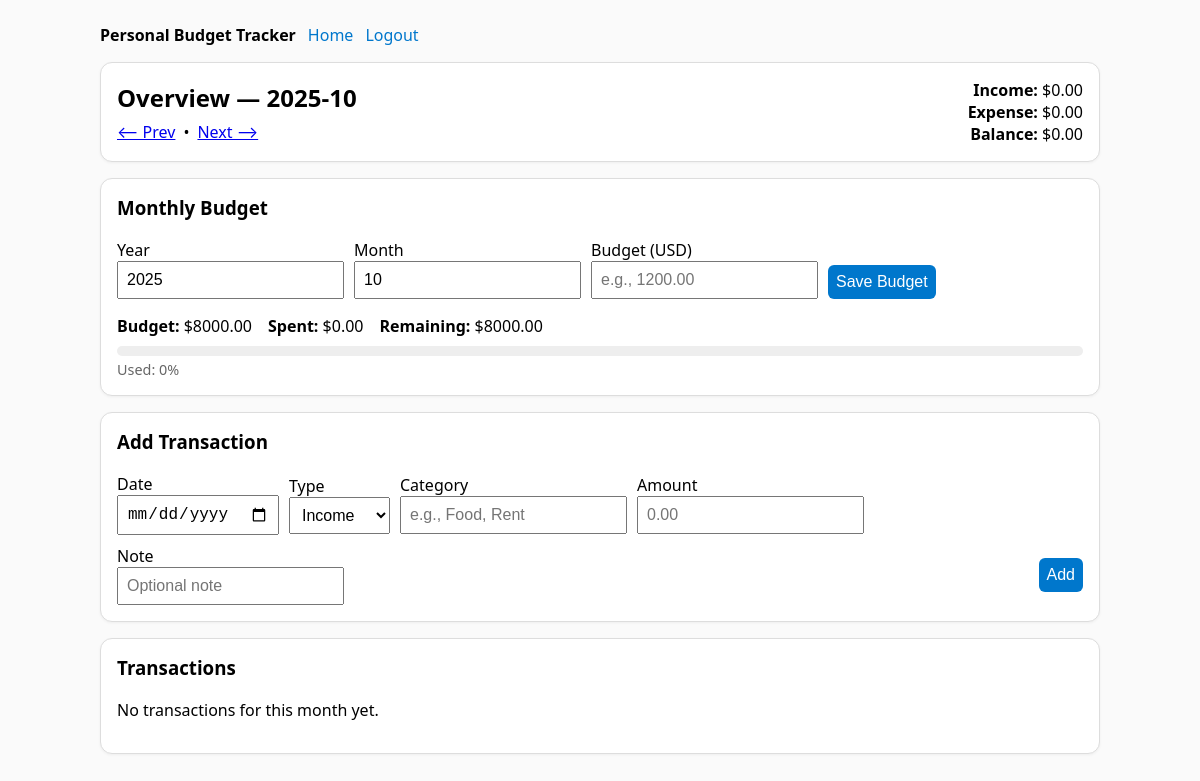
The page /?year=2025&month=10 (signed in) on the database as committed earlier.
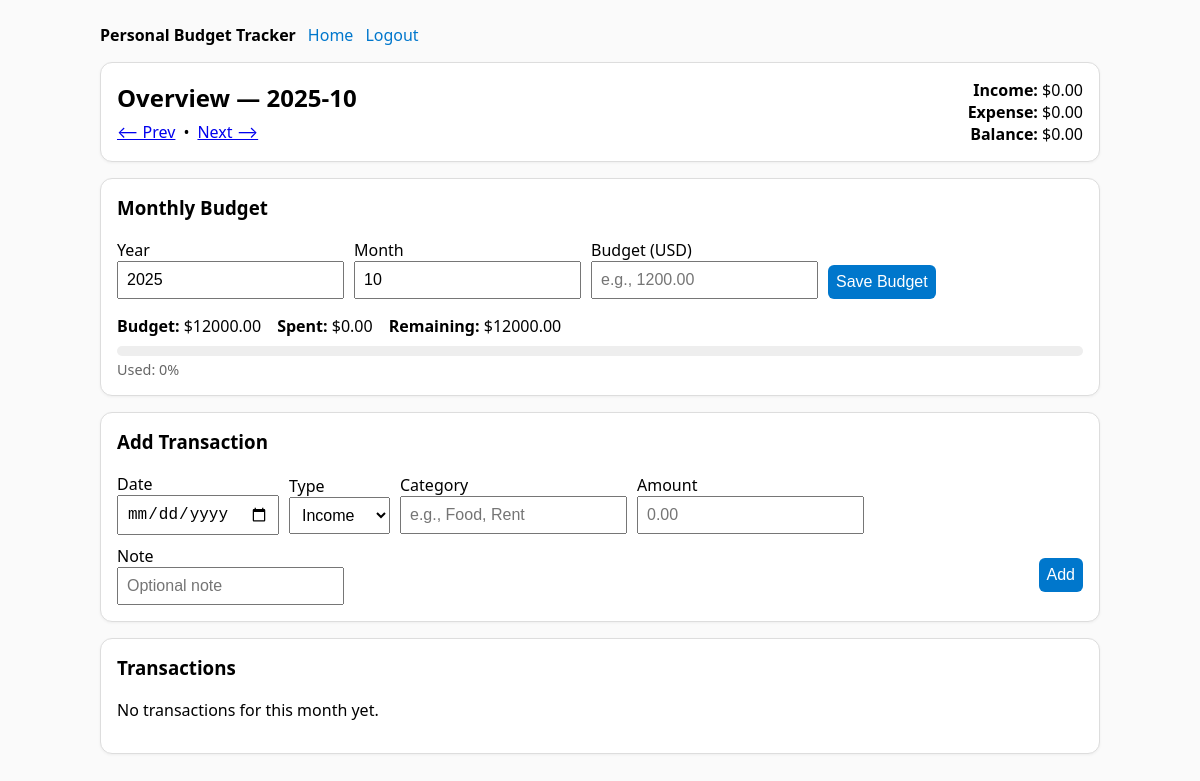
The same page on the database as committed later.
### tables this page shows
CREATE TABLE budgets (
            user_id INTEGER NOT NULL,
            year INTEGER NOT NULL,
            month INTEGER NOT NULL,
            amount REAL NOT NULL CHECK(amount >= 0),
            PRIMARY KEY (user_id, year, month),
            FOREIGN KEY(user_id) REFERENCES users(id) ON DELETE CASCADE
        );

### app.py (the view)
@app.route("/")
@login_required
def index():
    try:
        y = int(request.args.get("year", date.today().year))
        m = int(request.args.get("month", date.today().month))
    except ValueError:
        y, m = date.today().year, date.today().month
    date_from, date_to = month_bounds(y, m)
    conn = get_db()
    sums = conn.execute(
        """
        SELECT
          COALESCE(SUM(CASE WHEN kind='income' THEN amount END), 0) AS income,
          COALESCE(SUM(CASE WHEN kind='expense' THEN amount END), 0) AS expense
        FROM transactions
        WHERE user_id = ? AND tx_date BETWEEN ? AND ?
        """,
        (current_user.id, date_from, date_to),
    ).fetchone()
    income = float(sums["income"])
    expense = float(sums["expense"])
    balance = income - expense
    txs = conn.execute(
        """
        SELECT id, tx_date, kind, category, amount, note
        FROM transactions
        WHERE user_id = ? AND tx_date BETWEEN ? AND ?
        ORDER BY tx_date DESC, id DESC
        """,
        (current_user.id, date_from, date_to),
    ).fetchall()
    b = conn.execute(
        "SELECT amount FROM budgets WHERE user_id = ? AND year = ? AND month = ?",
        (current_user.id, y, m),
    ).fetchone()
    budget = float(b["amount"]) if b else 0.0
    remaining = budget - expense if budget > 0 else None
    progress_pct = int(min(100, (expense / budget) * 100)) if budget > 0 else None
    conn.close()
    def prev_month(y, m): return (y - 1, 12) if m == 1 else (y, m - 1)
    def next_month(y, m): return (y + 1, 1) if m == 12 else (y, m + 1)
    py, pm = prev_month(y, m)
    ny, nm = next_month(y, m)
    return render_template(
        "index.html",
        app_name=APP_NAME,
        year=y, month=m,
        prev_year=py, prev_month=pm,
        next_year=ny, next_month=nm,
        income=income, expense=expense, balance=balance,
        budget=budget, remaining=remaining, progress_pct=progress_pct,
        txs=txs
    )

### app.py (called while the page is built)
def get_db():
    conn = sqlite3.connect(DB_PATH)
    conn.row_factory = sqlite3.Row
    conn.execute("PRAGMA foreign_keys = ON;")
    return conn

def month_bounds(year: int, month: int):
    last = monthrange(year, month)[1]
    return date(year, month, 1).isoformat(), date(year, month, last).isoformat()

def get_user_by_id(uid: int):
    conn = get_db()
    row = conn.execute("SELECT id, email FROM users WHERE id = ?", (uid,)).fetchone()
    conn.close()
    return User(row) if row else None

@login_manager.user_loader
def load_user(user_id: str):
    try:
        return get_user_by_id(int(user_id))
    except Exception:
        return None

### templates/index.html (shortened to what this page needs)
{% extends "base.html" %}
{% block content %}
<div class="card">
  <div class="row" style="justify-content:space-between">
    <div>
      <h2 style="margin:0">Overview — {{ year }}-{{ "%02d"|format(month) }}</h2>
      <div style="margin-top:.4rem; display:flex; gap:.5rem;">
        <a href="{{ url_for('index', year=prev_year, month=prev_month) }}">⟵ Prev</a>
        <span>•</span>
        <a href="{{ url_for('index', year=next_year, month=next_month) }}">Next ⟶</a>
      </div>
    </div>
    <div style="text-align:right">
      <div><strong>Income:</strong> ${{ '%.2f' % income }}</div>
      <div><strong>Expense:</strong> ${{ '%.2f' % expense }}</div>
      <div><strong>Balance:</strong> ${{ '%.2f' % balance }}</div>
    </div>
  </div>
</div>
<div class="card">
  <h3 style="margin-top:0">Monthly Budget</h3>
  <form method="post" action="{{ url_for('set_budget') }}" class="row" style="gap:10px; align-items:flex-end">
    <div>
      <label>Year</label><br>
      <input name="year" value="{{ year }}" readonly>
    </div>
    <div>
      <label>Month</label><br>
      <input name="month" value="{{ month }}" readonly>
    </div>
    <div>
      <label>Budget (USD)</label><br>
      <input name="budget_amount" type="number" step="0.01" min="0" placeholder="e.g., 1200.00">
    </div>
    <div>
      <button type="submit">Save Budget</button>
    </div>
  </form>
  <div style="margin-top:1rem; display:flex; gap:1rem; flex-wrap:wrap">
    <div><strong>Budget:</strong> ${{ '%.2f' % budget }}</div>
    <div><strong>Spent:</strong> ${{ '%.2f' % expense }}</div>
    <div>
      <strong>Remaining:</strong>
      {% if remaining is not none %}
        ${{ '%.2f' % remaining }}
      {% else %}
        —
      {% endif %}
    </div>
  </div>
  <div class="progress" style="margin-top:.6rem">
  </div>
  <div style="font-size:.9rem; color:#666; margin-top:.25rem">
    Used: {{ progress_pct if progress_pct is not none else 0 }}%
  </div>
</div>
<div class="card">
  <h3 style="margin-top:0">Add Transaction</h3>
  <form method="post" action="{{ url_for('add') }}" class="row" style="gap:10px">
    <div>
      <label>Date</label><br>
      <input type="date" name="tx_date" value="">
    </div>
    <div>
      <label>Type</label><br>
      <select name="kind" required>
        <option value="income">Income</option>
      </select>
    </div>
    <div>
      <label>Category</label><br>
      <input type="text" name="category" placeholder="e.g., Food, Rent" required>
    </div>
    <div>
      <label>Amount</label><br>
      <input type="number" step="0.01" min="0" name="amount" placeholder="0.00" required>
    </div>
    <div style="flex:1 1 200px">
      <label>Note</label><br>
      <input type="text" name="note" placeholder="Optional note">
    </div>
    <div>
      <button type="submit">Add</button>
    </div>
  </form>
</div>
<div class="card">
  <h3 style="margin-top:0">Transactions</h3>
  {% if txs %}
  <table>
    <thead>
      <tr>
        <th>Date</th>
        <th>Type</th>
        <th>Category</th>
        <th>Amount</th>
        <th>Note</th>
        <th style="width:140px">Actions</th>
      </tr>
    </thead>
    <tbody>
      {% for t in txs %}
      <tr>
        <td>{{ t.tx_date }}</td>
        <td>{{ t.kind }}</td>
        <td>{{ t.category }}</td>
        <td>${{ '%.2f' % t.amount }}</td>
        <td>{{ t.note or '' }}</td>
        <td>
          <a href="{{ url_for('edit', tx_id=t.id) }}">Edit</a>
          <form method="post" action="{{ url_for('delete', tx_id=t.id) }}" style="display:inline" onsubmit="return confirm('Delete this transaction?')">
            <button type="submit" style="background:#e45757">Delete</button>
          </form>
        </td>
      </tr>
      {% endfor %}
    </tbody>
  </table>
  {% else %}
    <p>No transactions for this month yet.</p>
  {% endif %}
</div>
{% endblock %}

### templates/base.html (shortened to what this page needs)
<!doctype html>
<html lang="en">
  <head>
  </head>
  <body>
    <div class="container">
      <div class="nav">
        <strong>{{ app_name }}</strong>
        {% if current_user.is_authenticated %}
          <a href="{{ url_for('index') }}">Home</a>
          <a href="{{ url_for('logout') }}">Logout</a>
        {% else %}
          <span style="margin-left:auto"></span>
          <a href="{{ url_for('login') }}">Login</a>
          <a href="{{ url_for('register') }}">Register</a>
        {% endif %}
      </div>
      {% block content %}{% endblock %}
    </div>
  </body>
</html>

### templates/base.html (style rules this page uses)
body { font-family: system-ui, -apple-system, Arial, sans-serif; margin: 1.5rem; background-color: #fafafa; }
.container { max-width: 1000px; margin: 0 auto; }
.nav { display: flex; gap: 12px; align-items: center; margin-bottom: 1rem; }
.nav a { text-decoration: none; color: #0077cc; }
.card { border: 1px solid #ddd; border-radius: 12px; padding: 1rem; margin: 1rem 0; background: white; box-shadow: 0 1px 3px rgba(0,0,0,0.05); }
.row { display: flex; gap: 8px; flex-wrap: wrap; align-items: center; }
input, select, button { padding: .5rem; font-size: 1rem; }
button { background-color: #0077cc; color: white; border: none; border-radius: 6px; cursor: pointer; }
.progress { height: 10px; background: #eee; border-radius: 6px; overflow: hidden; }

Rows that differ between the two databases and show on the page:
changed budgets: amount "8000.00" → "12000.00"
Other text that changed with them:
{{ '%.2f' % remaining }}: "8000.00" → "12000.00"
